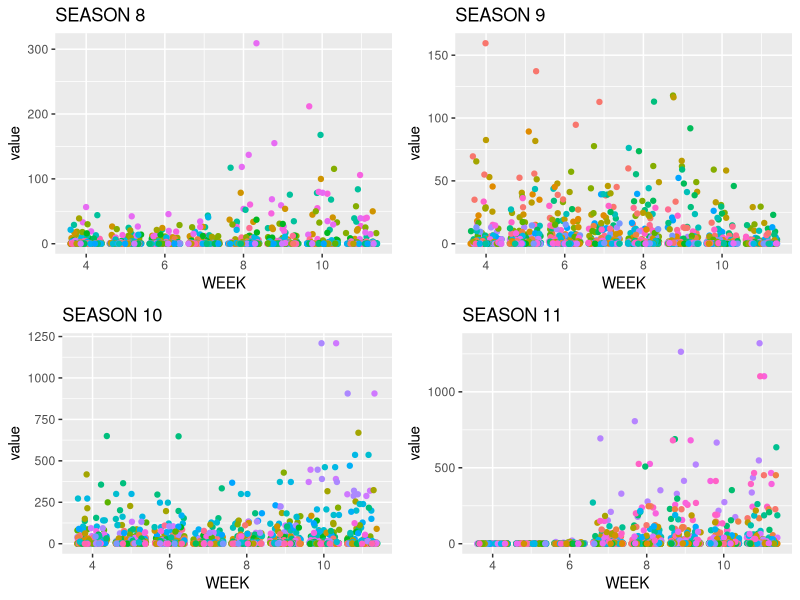
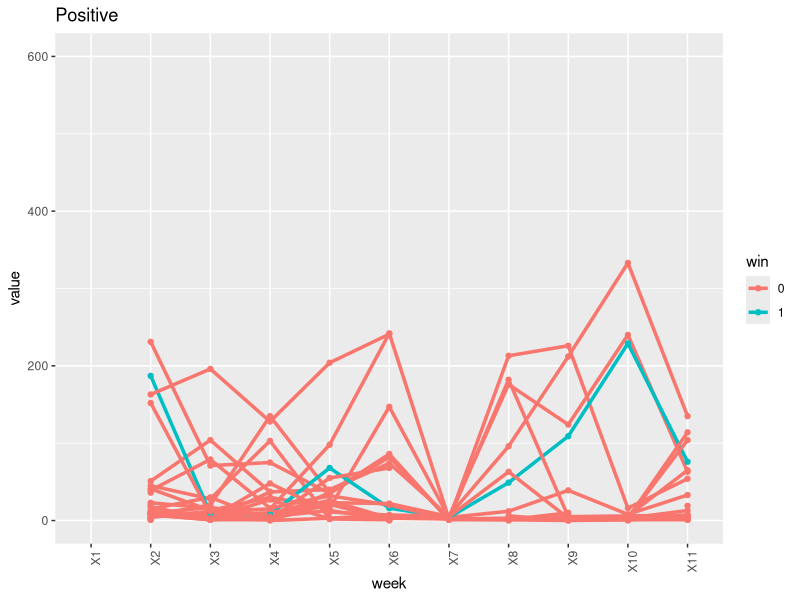
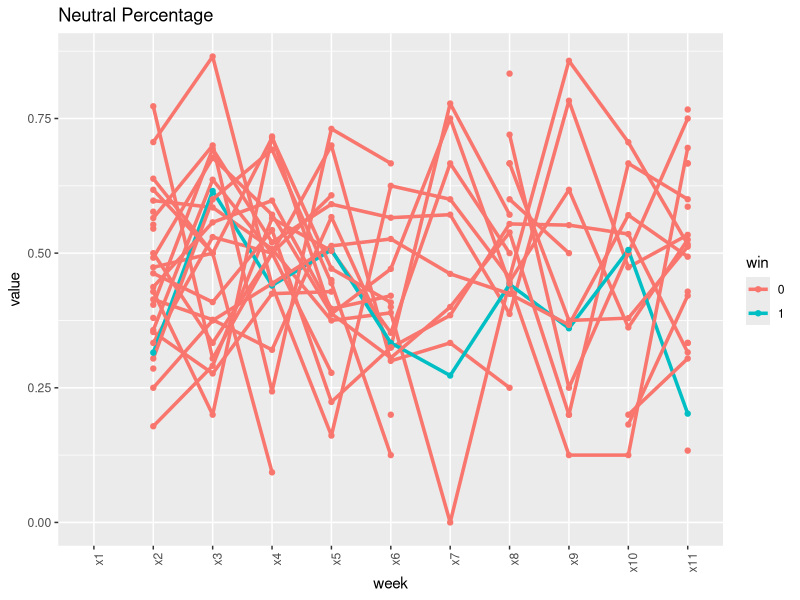

Write the R code that produced these figures, in order.
library(ggplot2)
library(reshape2)
library(tidyr)
library(dplyr)
library(gridExtra)

setwd("C:/Users/julie/Documents/SI699/SI699_Bachelorette")
senti <- read.csv("ette14_twitterfeatures.csv")
past <- read.csv("past_cumulative_vars.csv")

#past2 <- filter(past, SEASON == 8)
p1 <- ggplot(data=filter(past, SEASON == 8), aes(x=WEEK, y=value)) + 
  geom_jitter(aes(color=NAME)) + theme(legend.position = "none") +
  ggtitle("SEASON 8")

p2 <- ggplot(data=filter(past, SEASON == 9), aes(x=WEEK, y=value)) + 
  geom_jitter(aes(color=NAME)) + theme(legend.position = "none") +
  ggtitle("SEASON 9")

p3 <- ggplot(data=filter(past, SEASON == 10), aes(x=WEEK, y=value)) + 
  geom_jitter(aes(color=NAME)) + theme(legend.position = "none") +
  ggtitle("SEASON 10")

p4 <- ggplot(data=filter(past, SEASON == 11), aes(x=WEEK, y=value)) + 
  geom_jitter(aes(color=NAME)) + theme(legend.position = "none") +
  ggtitle("SEASON 11")

grid.arrange(p1, p2, p3, p4, ncol = 2, nrow = 2)


# melt variables into long form
senti_long <- melt(senti)

#split variable column
senti_long <- separate(data = senti_long, col = variable, into = c("week", "sentiment"), sep = "\\.")

to_chart <- filter(senti_long, sentiment == "Positive")
to_chart$win <- ifelse(to_chart$Name == "Garrett", "1", "0")

ggplot(data=to_chart, aes(x=week, y=value, group=Name)) +
geom_line(aes(color=win), size=1.2) +
geom_point(aes(color=win)) + 
theme(axis.text.x = element_text(angle = 90, hjust = 1)) + 
scale_x_discrete(limits=c("X1", "X2", "X3", "X4", "X5", "X6", "X7", "X8", "X9", "X10", "X11")) +
ggtitle("Positive") +
ylim(0, 600)


senti$x2.PosPercent <- senti$X2.Positive / senti$X2.Total
senti$x2.NegPercent <- senti$X2.Negative / senti$X2.Total
senti$x2.NeuPercent <- senti$X2.Neutral / senti$X2.Total

senti$x3.PosPercent <- senti$X3.Positive / senti$X3.Total
senti$x3.NegPercent <- senti$X3.Negative / senti$X3.Total
senti$x3.NeuPercent <- senti$X3.Neutral / senti$X3.Total

senti$x4.PosPercent <- senti$X4.Positive / senti$X4.Total
senti$x4.NegPercent <- senti$X4.Negative / senti$X4.Total
senti$x4.NeuPercent <- senti$X4.Neutral / senti$X4.Total

senti$x5.PosPercent <- senti$X5.Positive / senti$X5.Total
senti$x5.NegPercent <- senti$X5.Negative / senti$X5.Total
senti$x5.NeuPercent <- senti$X5.Neutral / senti$X5.Total

senti$x6.PosPercent <- senti$X6.Positive / senti$X6.Total
senti$x6.NegPercent <- senti$X6.Negative / senti$X6.Total
senti$x6.NeuPercent <- senti$X6.Neutral / senti$X6.Total

senti$x7.PosPercent <- senti$X7.Positive / senti$X7.Total
senti$x7.NegPercent <- senti$X7.Negative / senti$X7.Total
senti$x7.NeuPercent <- senti$X7.Neutral / senti$X7.Total

senti$x8.PosPercent <- senti$X8.Positive / senti$X8.Total
senti$x8.NegPercent <- senti$X8.Negative / senti$X8.Total
senti$x8.NeuPercent <- senti$X8.Neutral / senti$X8.Total

senti$x9.PosPercent <- senti$X9.Positive / senti$X9.Total
senti$x9.NegPercent <- senti$X9.Negative / senti$X9.Total
senti$x9.NeuPercent <- senti$X9.Neutral / senti$X9.Total

senti$x10.PosPercent <- senti$X10.Positive / senti$X10.Total
senti$x10.NegPercent <- senti$X10.Negative / senti$X10.Total
senti$x10.NeuPercent <- senti$X10.Neutral / senti$X10.Total

senti$x11.PosPercent <- senti$X11.Positive / senti$X11.Total
senti$x11.NegPercent <- senti$X11.Negative / senti$X11.Total
senti$x11.NeuPercent <- senti$X11.Neutral / senti$X11.Total


# melt variables into long form
senti_long <- melt(senti)

#split variable column
senti_long <- separate(data = senti_long, col = variable, into = c("week", "sentiment"), sep = "\\.")

to_chart <- filter(senti_long, sentiment == "NeuPercent")
to_chart$win <- ifelse(to_chart$Name == "Garrett", "1", "0")

ggplot(data=to_chart, aes(x=week, y=value, group=Name)) +
  geom_line(aes(color=win), size=1.2) +
  geom_point(aes(color=win)) + 
  theme(axis.text.x = element_text(angle = 90, hjust = 1)) + 
  scale_x_discrete(limits=c("x1", "x2", "x3", "x4", "x5", "x6", "x7", "x8", "x9", "x10", "x11")) +
  ggtitle("Neutral Percentage") 

